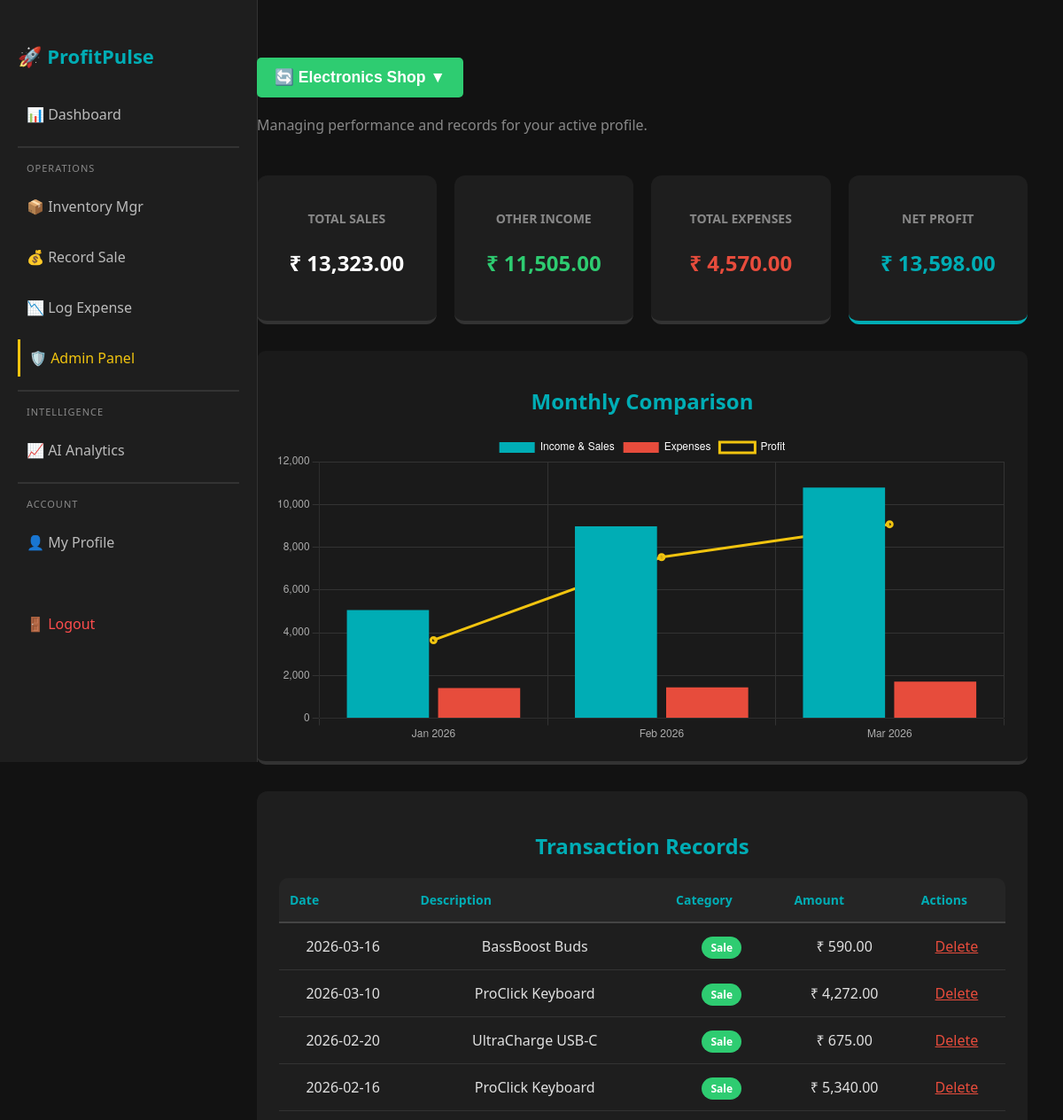
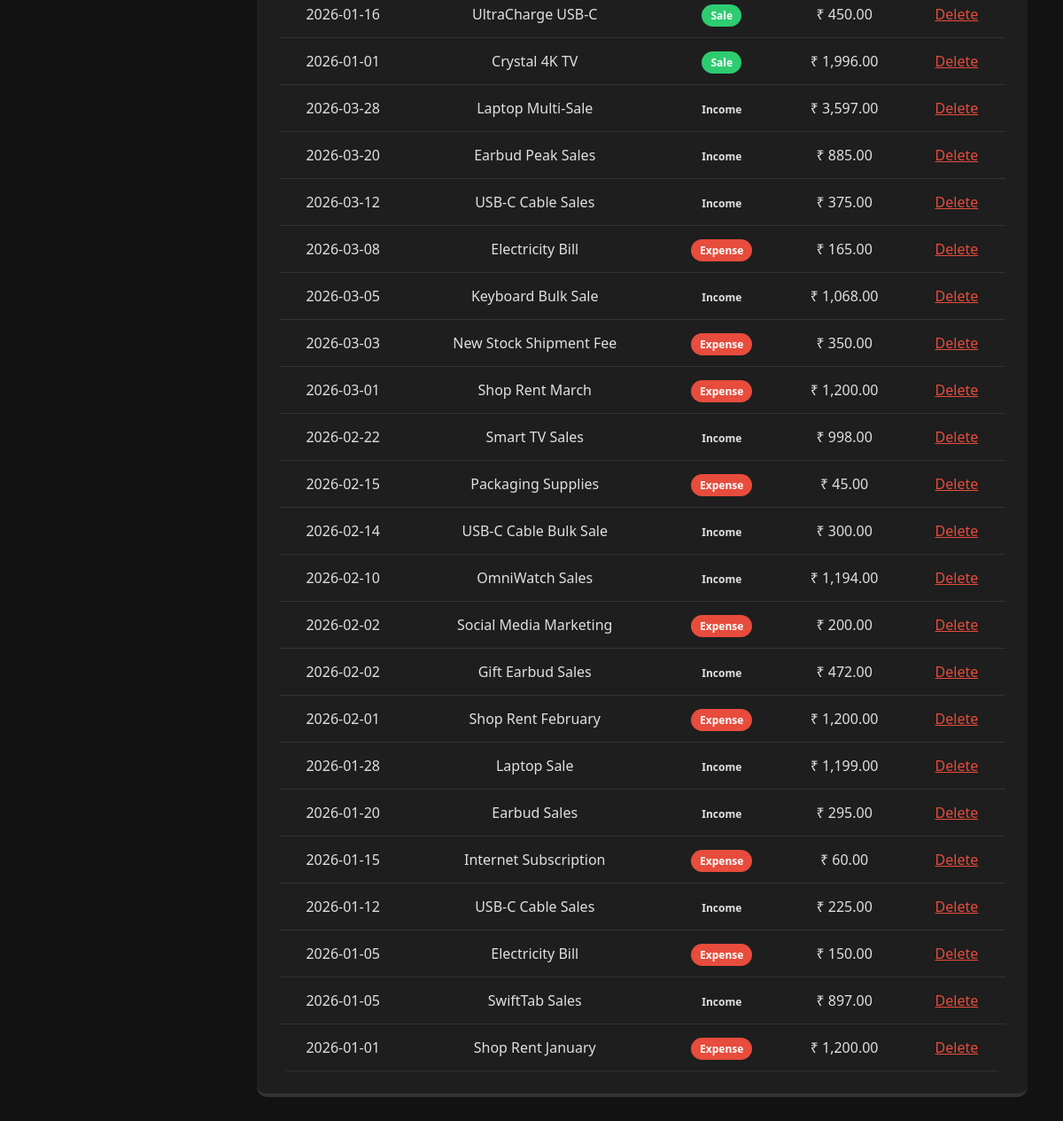
The page /dashboard (signed in) on the database its author committed (2 pictures, top to bottom).
### models.py (models this page shows)
class Business(db.Model):
    id = db.Column(db.Integer, primary_key=True)
    name = db.Column(db.String(200), nullable=False)
    user_id = db.Column(db.Integer, db.ForeignKey('user.id'), nullable=False)
    created_at = db.Column(db.DateTime, default=datetime.utcnow)
    products = db.relationship('Product', backref='business',cascade="all, delete-orphan", lazy=True)
    transactions = db.relationship('Transaction', backref='business',cascade="all, delete-orphan", lazy=True)
    sales = db.relationship('Sale', backref='business',cascade="all, delete-orphan", lazy=True)
    reports = db.relationship('Report', backref='business',cascade="all, delete-orphan", lazy=True)

class Sale(db.Model):
    id = db.Column(db.Integer, primary_key=True)
    business_id = db.Column(db.Integer, db.ForeignKey('business.id'), nullable=False)
    product_id = db.Column(db.Integer, db.ForeignKey('product.id'))
    product_name = db.Column(db.String(200), nullable=False)
    quantity = db.Column(db.Integer, nullable=False)
    price_per_unit = db.Column(db.Float, nullable=False)
    total_amount = db.Column(db.Float, nullable=False)
    cogs = db.Column(db.Float)
    date = db.Column(db.Date, default=datetime.utcnow)

class Transaction(db.Model):
    id = db.Column(db.Integer, primary_key=True)
    business_id = db.Column(db.Integer, db.ForeignKey('business.id'), nullable=False)
    title = db.Column(db.String(200), nullable=False)
    type = db.Column(db.String(20), nullable=False) # income / expense
    category = db.Column(db.String(100))
    amount = db.Column(db.Float, nullable=False)
    date = db.Column(db.Date, default=datetime.utcnow)

### app.py (the view)
@app.route('/dashboard')
@jwt_required()
def dashboard():
    user_id = int(get_jwt_identity())
    biz_id = get_active_biz_id()
    user_businesses = Business.query.filter_by(user_id=user_id).all()
    active_biz = Business.query.get(biz_id)
    transactions = Transaction.query.filter_by(business_id=biz_id).order_by(Transaction.date.desc()).all()
    sales_records = Sale.query.filter_by(business_id=biz_id).order_by(Sale.date.desc()).all()
    low_stock = Product.query.filter_by(business_id=biz_id).filter(Product.stock <= 5).all()
    total_income = sum(t.amount for t in transactions if t.type == "income")
    total_expense = sum(t.amount for t in transactions if t.type == "expense")
    total_sales = sum(s.total_amount for s in sales_records)
    total_cogs = sum(s.cogs for s in sales_records)
    profit = (total_sales - total_cogs) + total_income - total_expense
    merged_data = {}
    for s in sales_records:
        if s.date:
            m = s.date.strftime("%b %Y")  # e.g., "Mar 2026"
            if m not in merged_data:
                merged_data[m] = {'inc': 0.0, 'exp': 0.0}
            merged_data[m]['inc'] += float(s.total_amount or 0)
    for t in transactions:
        if t.date:
            m = t.date.strftime("%b %Y")
            if m not in merged_data:
                merged_data[m] = {'inc': 0.0, 'exp': 0.0}
            if t.type == "income":
                merged_data[m]['inc'] += float(t.amount or 0)
            else:
                merged_data[m]['exp'] += float(t.amount or 0)
    try:
        sorted_keys = sorted(merged_data.keys(), key=lambda x: datetime.strptime(x, "%b %Y"))
    except Exception:
        sorted_keys = sorted(merged_data.keys()) # Fallback sort
    chart_labels = sorted_keys
    chart_income = [merged_data[m]['inc'] for m in sorted_keys]
    chart_expense = [merged_data[m]['exp'] for m in sorted_keys]
    chart_profit = [merged_data[m]['inc'] - merged_data[m]['exp'] for m in sorted_keys]
    return render_template('dashboard.html',
                           income=total_income, expense=total_expense,
                           sales=total_sales, profit=profit,
                           transactions=transactions, sales_records=sales_records,
                           low_stock_items=low_stock, user_businesses=user_businesses,
                           active_biz=active_biz, chart_labels=chart_labels,
                           chart_income=chart_income, chart_expense=chart_expense,
                           chart_profit=chart_profit)

### app.py (called while the page is built)
def get_active_biz_id():
    biz_id = session.get('active_business_id')
    if not biz_id:
        user_id = get_jwt_identity()
        first_biz = Business.query.filter_by(user_id=user_id).first()
        if first_biz:
            session['active_business_id'] = first_biz.id
            return first_biz.id
    return biz_id

@app.context_processor
def inject_user_role():
    role = None
    try:
        claims = get_jwt()
        role = claims.get('role')
    except Exception:
        role = None
    return dict(user_role=role)

### templates/dashboard.html (shortened to what this page needs)
{% extends "base.html" %}
{% block content %}
<div class="dashboard-wrapper">
    <div class="dashboard-header" style="display: flex; flex-direction: column; gap: 10px; margin-bottom: 30px;">
        <div class="business-selector">
            <div class="dropdown">
                <button class="badge sale" style="padding: 12px 20px; border: none; cursor: pointer; border-radius: 5px; font-weight: bold; font-size: 1.1em;">
                    🔄 {{ active_biz.name if active_biz else 'Select Business' }} ▼
                </button>
            </div>
        </div>
        <p style="color: #888; margin-top: 10px;">Managing performance and records for your active profile.</p>
    </div>
    <div class="dashboard-cards">
        <div class="card">
            <h3>Total Sales</h3>
            <p class="amount">₹ {{ "{:,.2f}".format(sales) }}</p>
        </div>
        <div class="card">
            <h3>Other Income</h3>
            <p class="amount" style="color: #2ecc71;">₹ {{ "{:,.2f}".format(income) }}</p>
        </div>
        <div class="card">
            <h3>Total Expenses</h3>
            <p class="amount" style="color: #e74c3c;">₹ {{ "{:,.2f}".format(expense) }}</p>
        </div>
        <div class="card profit-card">
            <h3>Net Profit</h3>
            <p class="amount" style="color: #00adb5;">₹ {{ "{:,.2f}".format(profit) }}</p>
        </div>
    </div>
    <div class="chart-container card">
        <h2 style="color: #00adb5; margin-bottom: 20px;">Monthly Comparison</h2>
        <div style="height: 350px;">
            <canvas id="monthlyTrendChart"></canvas>
        </div>
    </div>
    <div class="table-section card" style="margin-top: 30px; overflow-x: auto;">
        <h2 style="color: #00adb5; margin-bottom: 20px;">Transaction Records</h2>
        <table class="data-table" style="width: 100%; border-collapse: collapse;">
            <thead>
                <tr style="border-bottom: 2px solid #444; text-align: left;">
                    <th style="padding: 12px;">Date</th>
                    <th>Description</th>
                    <th>Category</th>
                    <th>Amount</th>
                    <th>Actions</th>
                </tr>
            </thead>
            <tbody>
                {% for s in sales_records %}
                <tr style="border-bottom: 1px solid #333;">
                    <td style="padding: 12px;">{{ s.date.strftime('%Y-%m-%d') if s.date else 'N/A' }}</td>
                    <td>{{ s.product_name }}</td>
                    <td><span class="badge sale">Sale</span></td>
                    <td>₹ {{ "{:,.2f}".format(s.total_amount) }}</td>
                    <td>
                        <a href="{{ url_for('delete_sale', id=s.id) }}" class="text-danger" onclick="return confirm('Delete this sale?')">Delete</a>
                    </td>
                </tr>
                {% endfor %}
                {% for t in transactions %}
                <tr style="border-bottom: 1px solid #333;">
                    <td style="padding: 12px;">{{ t.date.strftime('%Y-%m-%d') if t.date else 'N/A' }}</td>
                    <td>{{ t.title }}</td>
                    <td><span class="badge {{ t.type }}">{{ t.type|capitalize }}</span></td>
                    <td>₹ {{ "{:,.2f}".format(t.amount) }}</td>
                    <td>
                        <a href="{{ url_for('delete_transaction', id=t.id) }}" class="text-danger" onclick="return confirm('Delete this transaction?')">Delete</a>
                    </td>
                </tr>
                {% endfor %}
            </tbody>
        </table>
    </div>
</div>
<script>
    const ctx = document.getElementById('monthlyTrendChart').getContext('2d');
    new Chart(ctx, {
        type: 'bar',
        data: {
            labels: {{ chart_labels | tojson | default([]) }},
            datasets: [
                {
                    label: 'Income & Sales',
                    backgroundColor: '#00adb5',
                    data: {{ chart_income | tojson | default([]) }}
                },
                {
                    label: 'Expenses',
                    backgroundColor: '#e74c3c',
                    data: {{ chart_expense | tojson | default([]) }}
                },
                {
                    label: 'Profit',
                    type: 'line',
                    borderColor: '#f1c40f',
                    borderWidth: 3,
                    fill: false,
                    data: {{ chart_profit | tojson | default([]) }}
                }
            ]
        },
        options: {
            responsive: true,
            maintainAspectRatio: false,
            plugins: { legend: { labels: { color: '#fff' } } },
            scales: {
                y: { ticks: { color: '#aaa' }, grid: { color: '#333' } },
                x: { ticks: { color: '#aaa' }, grid: { color: '#333' } }
            }
        }
    });
</script>
{% endblock %}

### templates/base.html (shortened to what this page needs)
<!DOCTYPE html>
<html lang="en">
<head>
    <link rel="stylesheet" href="{{ url_for('static', filename='style.css') }}">
</head>
<body>
<div class="container">
    <div class="sidebar">
        <h2 style="color: #00adb5;">🚀 ProfitPulse</h2>
        <nav>
            <ul>
                <li><a href="{{ url_for('dashboard') }}">📊 Dashboard</a></li>
                <hr style="border: 0.5px solid #333; margin: 10px 0;">
                <li style="font-size: 11px; color: #888; text-transform: uppercase; margin-left: 10px; letter-spacing: 1px;">Operations</li>
                <li><a href="{{ url_for('inventory') }}">📦 Inventory Mgr</a></li>
                <li><a href="{{ url_for('sales') }}">💰 Record Sale</a></li>
                <li><a href="{{ url_for('log_transaction') }}">📉 Log Expense</a></li>
                {% if user_role == 'admin' %}
                <li style="border-left: 3px solid #f1c40f; margin-top: 10px;">
                    <a href="{{ url_for('admin_users') }}" style="color: #f1c40f;">🛡️ Admin Panel</a>
                </li>
                {% endif %}
                <hr style="border: 0.5px solid #333; margin: 10px 0;">
                <li style="font-size: 11px; color: #888; text-transform: uppercase; margin-left: 10px; letter-spacing: 1px;">Intelligence</li>
                <li><a href="{{ url_for('analytics') }}">📈 AI Analytics</a></li>
                <hr style="border: 0.5px solid #333; margin: 10px 0;">
        <li style="font-size: 11px; color: #888; text-transform: uppercase; margin-left: 10px; letter-spacing: 1px;">Account</li>
        <li><a href="{{ url_for('profile') }}">👤 My Profile</a></li>
                 <li style="margin-top: 50px;"><a href="{{ url_for('logout') }}" style="color: #ff4d4d;">🚪 Logout</a></li>
            </ul>
        </nav>
    </div>
    <div class="content">
        {% block content %}
        {% endblock %}
    </div>
</div>
</body>
</html>

### static/style.css (style rules this page uses)
body { margin: 0; font-family: 'Segoe UI', Arial, sans-serif; background-color: #121212; color: #e0e0e0; }
.container { display: flex; min-height: 100vh; }
.sidebar { width: 250px; background: #1e1e1e; padding: 30px 20px; border-right: 1px solid #333; position: fixed; top: 0; left: 0; bottom: 0; height: 100vh; overflow-y: auto; }
.sidebar h2 { color: #00adb5; margin-bottom: 30px; font-size: 22px; }
.sidebar ul { list-style: none; padding: 0; }
.sidebar ul li { margin: 15px 0; }
.sidebar ul li a { text-decoration: none; color: #bbb; font-size: 16px; transition: 0.3s; display: block; padding: 10px; border-radius: 5px; }
.content { flex: 1; padding: 40px; overflow-y: auto; margin-left: 250px; min-height: 100vh; }
.dashboard-cards { display: grid; grid-template-columns: repeat(auto-fit, minmax(200px, 1fr)); gap: 20px; margin-bottom: 30px; }
.card { background: #1e1e1e; padding: 25px; border-radius: 12px; text-align: center; border-bottom: 4px solid #333; }
.card h3 { font-size: 14px; color: #888; text-transform: uppercase; margin-bottom: 10px; }
.card .amount { font-size: 24px; font-weight: bold; color: #fff; }
.profit-card { border-bottom-color: #00adb5; }
button { width: 100%; padding: 12px; margin-top: 25px; background: #00adb5; color: white; border: none; border-radius: 5px; cursor: pointer; font-weight: bold; font-size: 16px; }
.data-table { width: 100%; border-collapse: collapse; background: #1e1e1e; border-radius: 10px; overflow: hidden; margin-top: 20px; }
.data-table th { background: #252525; color: #00adb5; padding: 15px; font-size: 14px; }
.data-table td { padding: 15px; border-bottom: 1px solid #333; text-align: center; }
.badge { padding: 4px 10px; border-radius: 20px; font-size: 12px; font-weight: bold; }
.badge-success, .sale { background: #2ecc71; color: #fff; }
.badge-danger, .expense { background: #e74c3c; color: #fff; }
.text-danger { color: #e74c3c; }

### templates/dashboard.html (style rules this page uses)
.dropdown { position: relative; display: inline-block; }
.chart-container { background: #1a1a1a; padding: 20px; border-radius: 10px; margin-top: 20px; }

### rows shown on the page
Business: name "Electronics Shop"
Sale: date "2026-03-16", product_name "BassBoost Buds", total_amount "590.00"
Sale: date "2026-03-10", product_name "ProClick Keyboard", total_amount "4,272.00"
Sale: date "2026-02-20", product_name "UltraCharge USB-C", total_amount "675.00"
Sale: date "2026-02-16", product_name "ProClick Keyboard", total_amount "5,340.00"
Sale: date "2026-01-16", product_name "UltraCharge USB-C", total_amount "450.00"
Sale: date "2026-01-01", product_name "Crystal 4K TV", total_amount "1,996.00"
Transaction: date "2026-03-28", title "Laptop Multi-Sale", type "Income", amount "3,597.00"
Transaction: date "2026-03-20", title "Earbud Peak Sales", type "Income", amount "885.00"
Transaction: date "2026-03-12", title "USB-C Cable Sales", type "Income", amount "375.00"
Transaction: date "2026-03-08", title "Electricity Bill", type "Expense", amount "165.00"
Transaction: date "2026-03-05", title "Keyboard Bulk Sale", type "Income", amount "1,068.00"
Transaction: date "2026-03-03", title "New Stock Shipment Fee", type "Expense", amount "350.00"
Transaction: date "2026-03-01", title "Shop Rent March", type "Expense", amount "1,200.00"
Transaction: date "2026-02-22", title "Smart TV Sales", type "Income", amount "998.00"
Transaction: date "2026-02-15", title "Packaging Supplies", type "Expense", amount "45.00"
Transaction: date "2026-02-14", title "USB-C Cable Bulk Sale", type "Income", amount "300.00"
Transaction: date "2026-02-10", title "OmniWatch Sales", type "Income", amount "1,194.00"
Transaction: date "2026-02-02", title "Social Media Marketing", type "Expense", amount "200.00"
Transaction: date "2026-02-02", title "Gift Earbud Sales", type "Income", amount "472.00"
Transaction: date "2026-02-01", title "Shop Rent February", type "Expense", amount "1,200.00"
Transaction: date "2026-01-28", title "Laptop Sale", type "Income", amount "1,199.00"
Transaction: date "2026-01-20", title "Earbud Sales", type "Income", amount "295.00"
Transaction: date "2026-01-15", title "Internet Subscription", type "Expense", amount "60.00"
Transaction: date "2026-01-12", title "USB-C Cable Sales", type "Income", amount "225.00"
Transaction: date "2026-01-05", title "Electricity Bill", type "Expense", amount "150.00"
Transaction: date "2026-01-05", title "SwiftTab Sales", type "Income", amount "897.00"
Transaction: date "2026-01-01", title "Shop Rent January", type "Expense", amount "1,200.00"

### other values the page prints
{{ "{:,.2f}".format(sales) }} "13,323.00"
{{ "{:,.2f}".format(income) }} "11,505.00"
{{ "{:,.2f}".format(expense) }} "4,570.00"
{{ "{:,.2f}".format(profit) }} "13,598.00"
chart data {{ chart_income | tojson | default([]) }} [5062.0, 8979.0, 10787.0]
chart data {{ chart_expense | tojson | default([]) }} [1410.0, 1445.0, 1715.0]
chart data {{ chart_profit | tojson | default([]) }} [3652.0, 7534.0, 9072.0]
